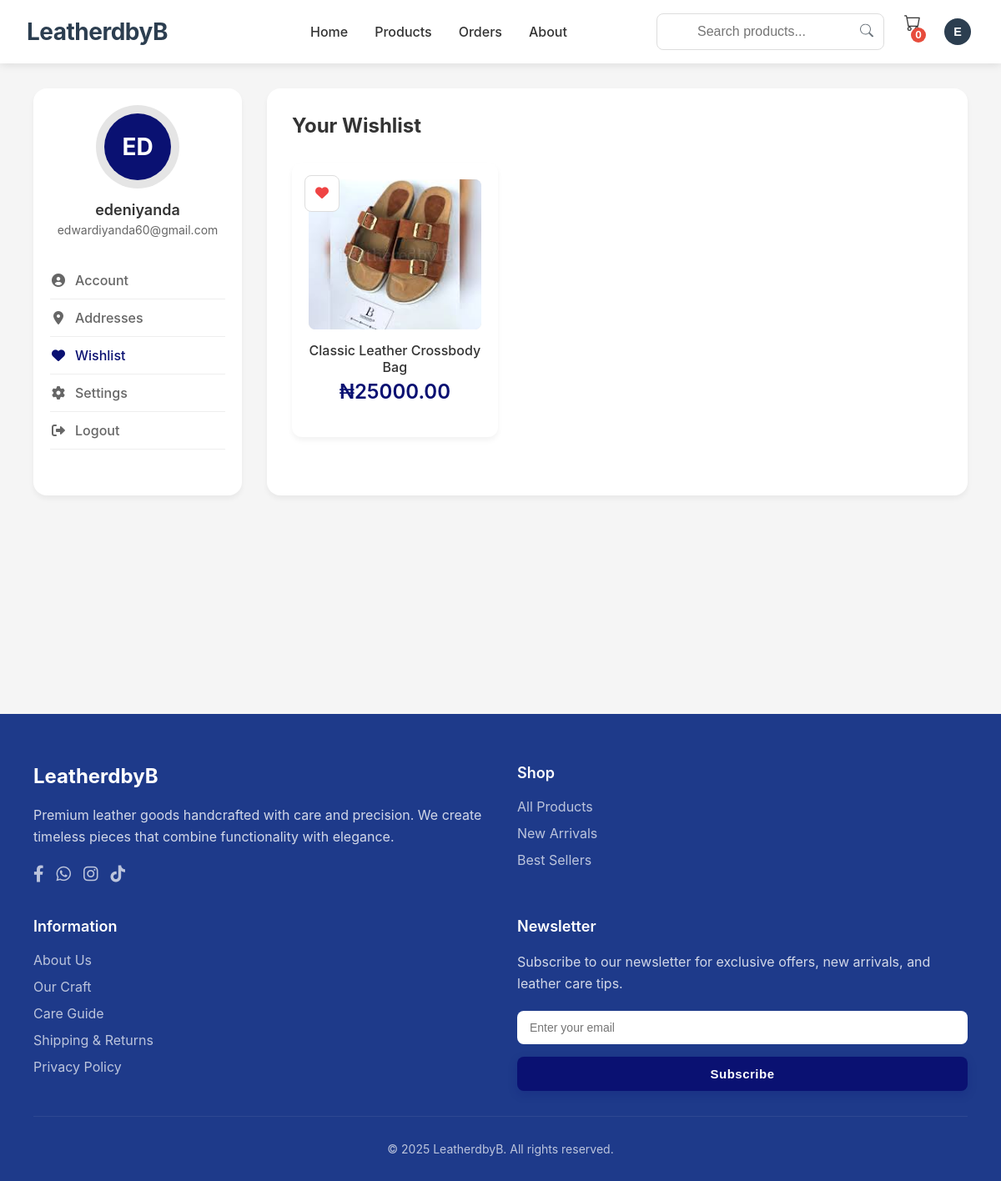
The page /account/wishlist/ (signed in) on the database its author committed.
### core/models.py (models this page shows, shortened)
class Product(models.Model):
    name = models.CharField(max_length=200)
    description = models.TextField()
    slug = models.SlugField(unique=True, blank=True)
    price = models.DecimalField(max_digits=10, decimal_places=2)
    category = models.ForeignKey(Category, on_delete=models.CASCADE)
    stock = models.PositiveIntegerField(default=0)
    rating = models.FloatField(default=0)
    sku = models.CharField(max_length=50, unique=True)
    featured = models.BooleanField(default=False)  # ✅ Add this line
    created_at = models.DateTimeField(auto_now_add=True)
    featured = models.BooleanField(default=False)
    updated_at = models.DateTimeField(auto_now=True)

class ProductImage(models.Model):
    product = models.ForeignKey(Product, related_name='images', on_delete=models.CASCADE)
    image = models.ImageField(upload_to='products/')
    is_featured = models.BooleanField(default=False)

### core/views.py (the view)
@login_required
def wishlist(request):
    wishlist, created = Wishlist.objects.get_or_create(user=request.user)
    context = {
        'wishlist': wishlist,
    }
    return render(request, 'account/wishlist.html', context)

### core/context_processors.py (called while the page is built)
def cart_context(request):
    cart = None
    total_items = 0
    if request.user.is_authenticated:
        cart = Cart.objects.filter(user=request.user).first()
    elif request.session.session_key:
        cart = Cart.objects.filter(session_key=request.session.session_key).first()
    if cart:
        total_items = cart.total_items
    return {'cart': cart, 'cart_total_items': total_items}

### core/models.py (called while the page is built)
    @property
    def total_items(self):
        return self.items.aggregate(total=models.Sum('quantity'))['total'] or 0

### core/templates/account/wishlist.html (shortened to what this page needs)
{% extends "base.html" %}
{% load static %}
{% block content %}
<div id="profile" class="page">
    <div class="profile-container">
        <div class="profile-sidebar">
            <div class="user-info">
                <div class="user-avatar-large">
                    <div class="avatar-placeholder">
                        {{ user.get_full_name|default:user.username|truncatewords:2|slice:":2"|upper }}
                    </div>
                </div>
                <h3 class="user-name">{{ user.get_full_name|default:user.username }}</h3>
                <p class="user-email">{{ user.email }}</p>
            </div>
            <ul class="profile-nav">
                <li class="profile-nav-item">
                    <a class="profile-nav-link" href="{% url 'account_dashboard' %}">
                        <i class="fas fa-user-circle"></i> Account
                    </a>
                </li>
                <li class="profile-nav-item">
                    <a class="profile-nav-link" href="{% url 'address_list' %}">
                        <i class="fas fa-map-marker-alt"></i> Addresses
                    </a>
                </li>
                <li class="profile-nav-item">
                    <a class="profile-nav-link active" href="{% url 'wishlist' %}">
                        <i class="fas fa-heart"></i> Wishlist
                    </a>
                </li>
                <li class="profile-nav-item">
                    <a class="profile-nav-link" href="{% url 'account_settings' %}">
                        <i class="fas fa-cog"></i> Settings
                    </a>
                </li>
                <li class="profile-nav-item">
                    <a class="profile-nav-link" href="{% url 'logout' %}">
                        <i class="fas fa-sign-out-alt"></i> Logout
                    </a>
                </li>
            </ul>
        </div>
        <div class="profile-content">
            <h2 class="mb-30">Your Wishlist</h2>
            <div id="wishlistItems">
                <div class="product-grid">
                    {% for product in wishlist.products.all %}
                    <div class="product-card" onclick="window.location.href='{% url 'product_detail' product.slug %}'">
                        <button class="wishlist-btn in-wishlist"
                                style="position: absolute; top: 15px; left: 15px;"
                                data-product-id="{{ product.id }}"
                                onclick="event.stopPropagation(); toggleWishlist('{{ product.id }}')">
                            <i class="fas fa-heart"></i>
                        </button>
                        <div class="product-image">
                            {% if product.images.first %}
                            <img src="{{ product.images.first.image.url }}" alt="{{ product.name }}">
                            {% else %}
                            <i class="fas fa-image"></i>
                            {% endif %}
                        </div>
                        <h3 class="product-name">{{ product.name }}</h3>
                        <div class="product-price">₦{{ product.price|floatformat:2 }}</div>
                    </div>
                    {% endfor %}
                </div>
            </div>
        </div>
    </div>
</div>
{% endblock %}

### core/templates/includes/header.html (shortened to what this page needs)
<nav class="main-nav">
    <div class="nav-brand">
        <a href="{% url 'home' %}" class="logo">LeatherdbyB</a>
    </div>
    <div class="nav-primary">
        <a class="nav-item {% if request.path == '/' %}active{% endif %}" href="{% url 'home' %}">Home</a>
        <a class="nav-item {% if request.path == '/products/' %}active{% endif %}" href="{% url 'product_list' %}">Products</a>
        <a class="nav-item {% if request.path == '/account/orders/' %}active{% endif %}" href="{% url 'order_history' %}">Orders</a>
        <a class="nav-item {% if request.path == '/about/' %}active{% endif %}" href="{% url 'about' %}">About</a>
    </div>
    <div class="nav-secondary">
        <div class="search-container">
            <form method="GET" action="{% url 'product_list' %}" class="search-form">
                <input type="text" class="search-input" name="search" placeholder="Search products..."
                       value="{{ request.GET.search }}" aria-label="Search products">
                <button type="submit" class="search-button" aria-label="Submit search">
                    <svg xmlns="http://www.w3.org/2000/svg" width="16" height="16" fill="currentColor" viewBox="0 0 16 16">
                        <path d="M11.742 10.344a6.5 6.5 0 1 0-1.397 1.398h-.001c.03.04.062.078.098.115l3.85 3.85a1 1 0 0 0 1.415-1.414l-3.85-3.85a1.007 1.007 0 0 0-.115-.1zM12 6.5a5.5 5.5 0 1 1-11 0 5.5 5.5 0 0 1 11 0z"/>
                    </svg>
                </button>
            </form>
        </div>
        <div class="cart-container" onclick="window.location.href='{% url 'cart_detail' %}'">
            <div class="cart-icon">
                <span class="cart-badge">{{ cart_total_items }}</span>
            </div>
        </div>
        <div class="account-dropdown">
            <button class="account-toggle" aria-label="Account menu">
                {% if request.user.is_authenticated %}
                    {% if request.user.userprofile.profile_image %}
                        <img src="{{ request.user.userprofile.profile_image.url }}" alt="Profile" class="account-avatar">
                    {% else %}
                        <div class="account-avatar-placeholder">
                            {{ request.user.get_full_name|default:request.user.username|slice:":1"|upper }}
                        </div>
                    {% endif %}
                {% else %}
                    <div class="account-avatar-placeholder">
                        <i class="fas fa-user"></i>
                    </div>
                {% endif %}
            </button>
        </div>
    </div>
</nav>

### core/static/css/style.css (style rules this page uses)
* { margin: 0; padding: 0; box-sizing: border-box; }
body { font-family: -apple-system, BlinkMacSystemFont, 'Segoe UI', Roboto, sans-serif; background-color: #f5f5f5; color: #333; overflow-x: hidden; }
.logo { font-size: 28px; font-weight: bold; color: #0a1172; }
.search-input { width: 100%; padding: 10px 15px 10px 40px; border: 1px solid #ddd; border-radius: 8px; font-size: 14px; transition: all 0.3s; }
.cart-badge { position: relative; cursor: pointer; }
.product-grid { display: grid; grid-template-columns: repeat(4, 1fr); gap: 20px; margin-bottom: 40px; }
.product-card { background: white; border-radius: 12px; padding: 20px; text-align: center; position: relative; box-shadow: 0 4px 6px rgba(0,0,0,0.05); transition: all 0.2s; cursor: pointer; }
.product-image { width: 100%; height: 180px; background: #e5e5e5; border-radius: 8px; margin-bottom: 15px; display: flex; align-items: center; justify-content: center; font-size: 48px; color: #999; }
.product-name { font-weight: 500; margin-bottom: 5px; font-size: 16px; }
.product-price { color: #0a1172; font-weight: 600; }
.product-price { font-size: 24px; color: #0a1172; font-weight: 600; margin-bottom: 20px; }
.wishlist-btn { background: white; color: #666; border: 1px solid #ddd; padding: 12px; border-radius: 8px; font-size: 16px; cursor: pointer; transition: all 0.2s; }
.cart-container { display: flex; gap: 30px; }
.profile-container { display: flex; gap: 30px; }
.profile-sidebar { width: 250px; background: white; border-radius: 16px; padding: 20px; box-shadow: 0 4px 6px rgba(0,0,0,0.05); }
.profile-content { flex: 1; background: white; border-radius: 16px; padding: 30px; box-shadow: 0 4px 6px rgba(0,0,0,0.05); }
.profile-nav { list-style: none; }
.profile-nav-item { padding: 12px 0; border-bottom: 1px solid #eee; }
.profile-nav-link { text-decoration: none; color: #666; font-weight: 500; display: flex; align-items: center; gap: 10px; transition: all 0.2s; }
.profile-nav-link:hover, .profile-nav-link.active { color: #0a1172; }
.profile-nav-link i { width: 20px; text-align: center; }
.user-info { display: flex; flex-direction: column; align-items: center; margin-bottom: 30px; }
.user-avatar-large { width: 100px; height: 100px; background: #e5e5e5; border-radius: 50%; display: flex; align-items: center; justify-content: center; font-size: 36px; color: #999; margin-bottom: 15px; overflow: hidden; }
.user-name { font-size: 18px; font-weight: 600; margin-bottom: 5px; }
.user-email { color: #666; font-size: 14px; }
.page { animation: fadeIn 0.3s ease-in; }
.mb-30 { margin-bottom: 30px; }
@media (max-width: 1200px) { .product-grid { grid-template-columns: repeat(3, 1fr); } }
.wishlist-btn.in-wishlist { color: #ef4444; }
.wishlist-btn.in-wishlist i { color: #ef4444; }
.product-image { width: 100%; height: 180px; border-radius: 8px; margin-bottom: 15px; overflow: hidden; }
.product-image img { width: 100%; height: 100%; object-fit: cover; transition: transform 0.3s ease; }
.logo { font-size: 1.75rem; font-weight: bold; color: #0a1172; margin-right: 2rem; }
.search-input { width: 100%; padding: 0.75rem 1rem 0.75rem 3rem; border: 1px solid #ddd; border-radius: 8px; font-size: 1rem; transition: all 0.3s ease; }

### rows shown on the page
Product: images.first.image (picture), name "Classic Leather Crossbody Bag", price "25000.00"

### other values the page prints
{{ cart_total_items }} "0"
{{ user.get_full_name|default:user.username }} "edeniyanda"
{{ user.email }} "edwardiyanda60@gmail.com"
